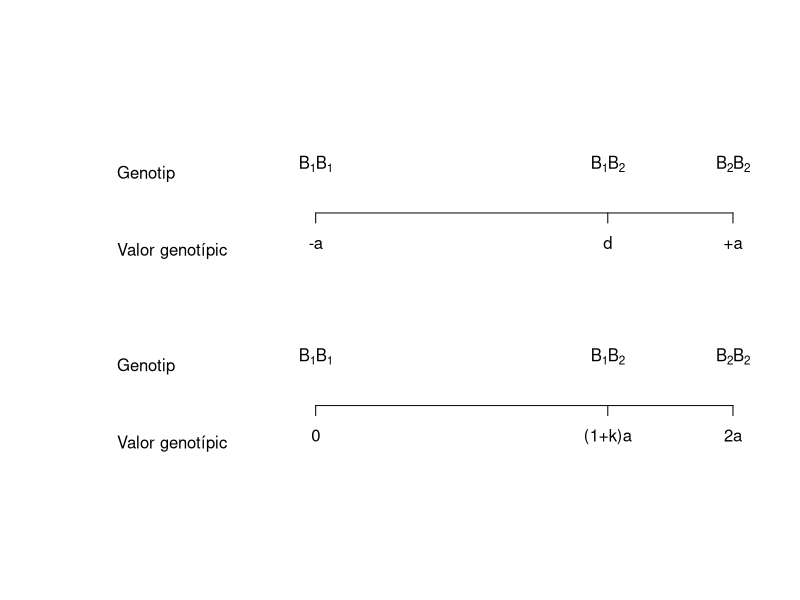
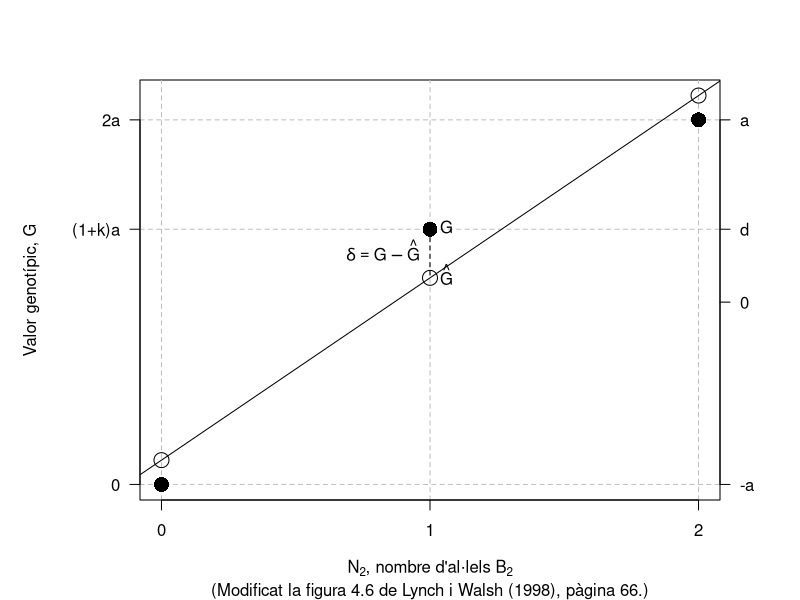
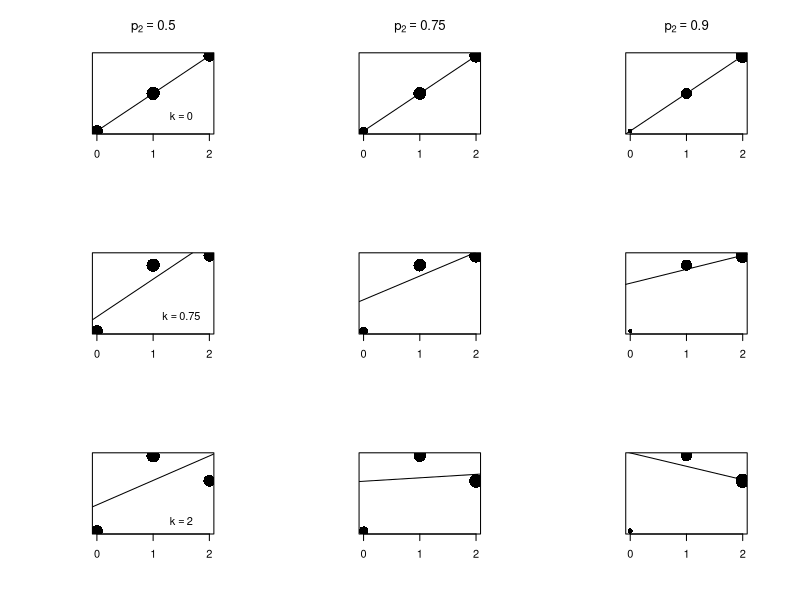
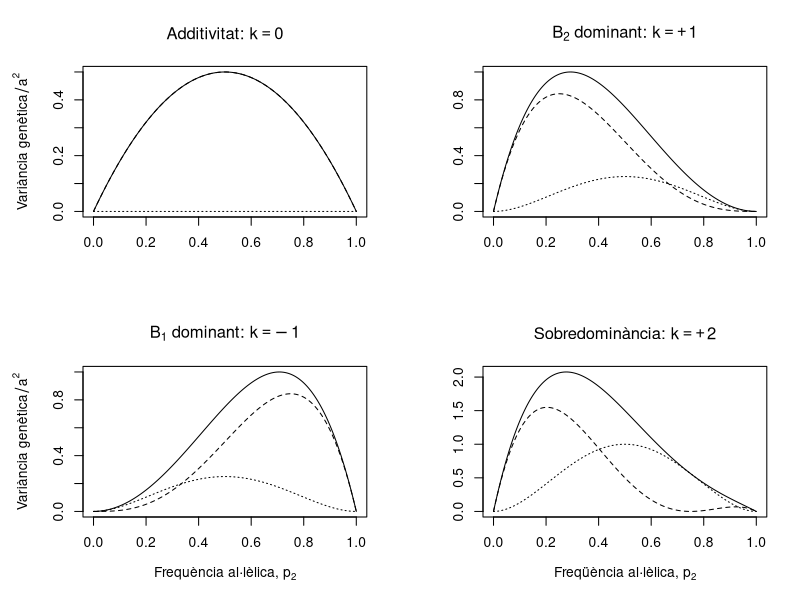
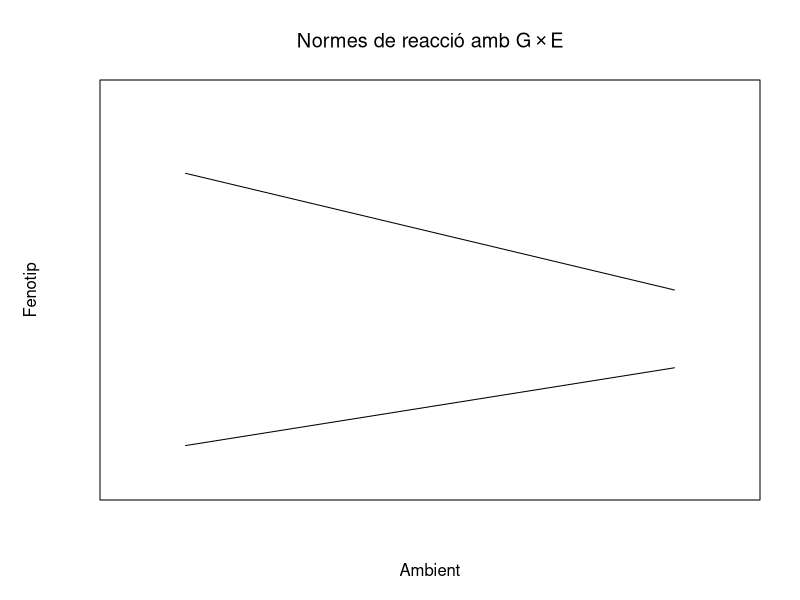

Reproduce these figures in R, in order.
## ---- chunk 1
plot(c(-5,10), c(0,10), type = 'n', axes = FALSE, ann = FALSE)
axis(1, at = c(0, 7, 10), labels = c('0', '(1+k)a', '2a'), pos = 2)
axis(1, at = c(0, 7, 10), labels = expression(B[1]*B[1], B[1]*B[2], B[2]*B[2]),
     pos = 4, tick = FALSE)
text(-5, 1, labels = 'Valor genotípic', pos = 4)
text(-5, 3, labels = 'Genotip', pos = 4)
axis(1, at = c(0, 7, 10), labels = c('-a', 'd', '+a'), pos = 7)
axis(1, at = c(0, 7, 10), labels = expression(B[1]*B[1], B[1]*B[2], B[2]*B[2]),
     pos = 9, tick = FALSE)
text(-5, 6, labels = 'Valor genotípic', pos = 4)
text(-5, 8, labels = 'Genotip', pos = 4)
## ---- chunk 2
N2 <- c(0, 1, 2)
G  <- c(0, 7, 10)
m0 <- lm(G ~ N2)
Ghat <- predict(m0)

par(mar = c(5,7,4,4))
plot(c(N2, N2), c(G, Ghat), type = 'n',
     xlab = expression(N[2]*", nombre d'al·lels "*B[2]),
     ylab = "", xaxt = 'n', yaxt = 'n', las = 1,
     sub = "(Modificat la figura 4.6 de Lynch i Walsh (1998), pàgina 66.)")
mtext("Valor genotípic, G", side = 2, line = 5)
abline(h = G,  lty = 2, col = 'gray')
abline(v = N2, lty = 2, col = 'gray')
points(N2, G, pch = 16, cex = 2)
abline(m0)
points(N2, Ghat, cex = 2)
segments(N2[2], G[2], N2[2], Ghat[2], lty = 2)
text(N2[2], G[2], label = 'G', pos = 4)
text(N2[2], Ghat[2], label = expression(hat(G)), pos = 4)
text(N2[2], (G[2] + Ghat[2]) / 2, label = expression(delta==G-hat(G)), pos = 2)
axis(1, at = c(0, 1, 2), labels = c('0', '1', '2'))
axis(2, at = c(0, 7, 10), labels = c('0', '(1+k)a', '2a'), las = 1)
axis(4, at = c(0, 5, 7, 10), labels = c('-a', '0', 'd', 'a'), las = 1)
## ---- chunk 3
library(plyr)
PopSize <- 1000
Freq2   <- c(0.5, 0.75, 0.90)
k       <- c(0, 0.75, 2)
a       <- 5
pops    <- lapply(k, function(x) {
              lapply(Freq2, function(y) {
                 genotip <- sample(0:2, PopSize, replace = TRUE, prob = c((1-y)^2, 2*y*(1-y), y^2))
                 fenotip <- a * genotip * (1 + 2 * x - x * genotip)
                 return(data.frame(G = genotip, P = fenotip))
              })
           })
Main <- lapply(k, function(x) {
           lapply(Freq2, function(y) {
              if (x == 0) {
                 Title = bquote(p[2]==.(y))
              } else {
                 Title = ''
              }
              return(Title)
           })
        })
Text <- lapply(k, function(x) {
           lapply(Freq2, function(y) {
              if (y == 0.5) {
                 Ktext = bquote(k==.(x))
              } else {
                 Ktext = ''
              }
              return(Ktext)
           })
        })
par(mfrow = c(3, 3))
z <- sapply(1:3, function(x) {
          sapply(1:3, function(y) {
             PopData <- ddply(pops[[x]][[y]], 'G', function(z) {
                data.frame(P = mean(z$P), N = dim(z)[1])
             })
             plot(PopData$G, PopData$P, cex = log10(PopData$N), pch = 16,
                  xlab = '', ylab = '', xaxt = 'n', yaxt = 'n', main = Main[[x]][[y]])
             text(1.5, 2, labels = Text[[x]][[y]])
             abline(lm(P ~ G, data = pops[[x]][[y]]))
             axis(1, at = c(0, 1, 2), labels = c('0', '1', '2'))
          })
       })
par(mfrow = c(1,1))
## ---- chunk 4
k  <- c(0, -1, 1, 2)
p2 <- seq(from = 0, to = 1, by = 0.001)
p1 <- 1 - p2
a  <- 5
alpha <- sapply(k, function(x) a * (1 + x * (p1 - p2)))
additiva <- sapply(1:4, function(x) 2 * p1 * p2 * alpha[,x]^2)
dominant <- sapply(1:4, function(x) (2 * p1 * p2 * a * k[x])^2)
VarTotal <- additiva + dominant
par(mfrow = c(2,2), mar = c(5,5,4,2))
plot(p2, VarTotal[,1] / a ^ 2, type = 'l', main = expression('Additivitat: '*k==0),
     ylab = expression('Variància genètica'/a^2),
     xlab = '')
lines(p2, additiva[,1] / a ^ 2, lty = 2)
lines(p2, dominant[,1] / a ^ 2, lty = 3)

plot(p2, VarTotal[,3] / a ^ 2, type = 'l', main = expression(B[2]*' dominant: '*k==+1),
     ylab = '',
     xlab = '')
lines(p2, additiva[,3] / a ^ 2, lty = 2)
lines(p2, dominant[,3] / a ^ 2, lty = 3)

plot(p2, VarTotal[,2] / a ^ 2, type = 'l', main = expression(B[1]*' dominant: '*k==-1),
     ylab = expression('Variància genètica'/a^2),
     xlab = expression('Frequència al·lèlica, '*p[2]))
lines(p2, additiva[,2] / a ^ 2, lty = 2)
lines(p2, dominant[,2] / a ^ 2, lty = 3)

plot(p2, VarTotal[,4] / a ^ 2, type = 'l', main = expression('Sobredominància: '*k==+2),
     ylab = '',
     xlab = expression('Freqüència al·lèlica, '*p[2]))
lines(p2, additiva[,4] / a ^ 2, lty = 2)
lines(p2, dominant[,4] / a ^ 2, lty = 3)
par(mfrow = c(1,1))
## ---- chunk 5
plot(c(0,1), c(0, 1), type = 'n', xaxt = 'n', yaxt = 'n',
   xlab = 'Ambient', ylab = 'Fenotip', main = expression("Normes de reacció amb "*G%*%E))
lines(c(0.1, 0.9), c(0.1, 0.3))
lines(c(0.1, 0.9), c(0.8, 0.5))
